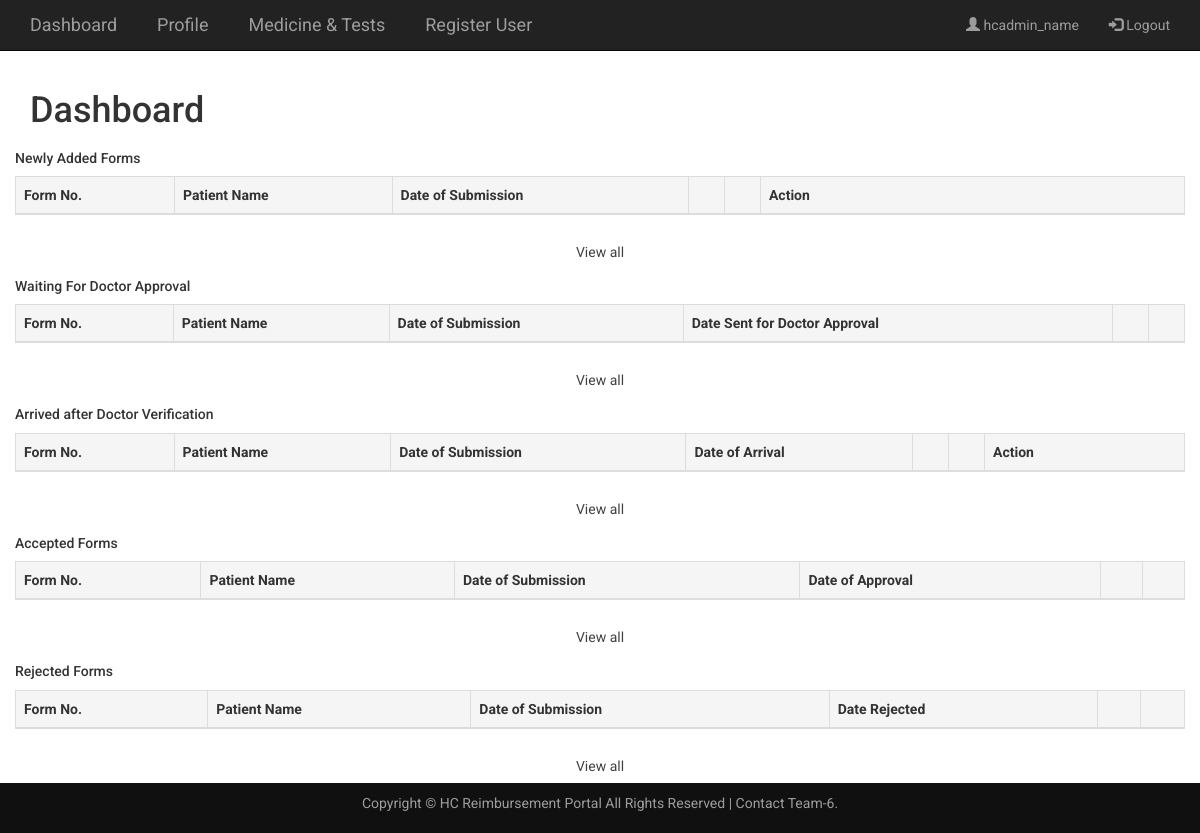
/user/hcadmin_dashboard (signed in), run on an earlier commit of the app's database.
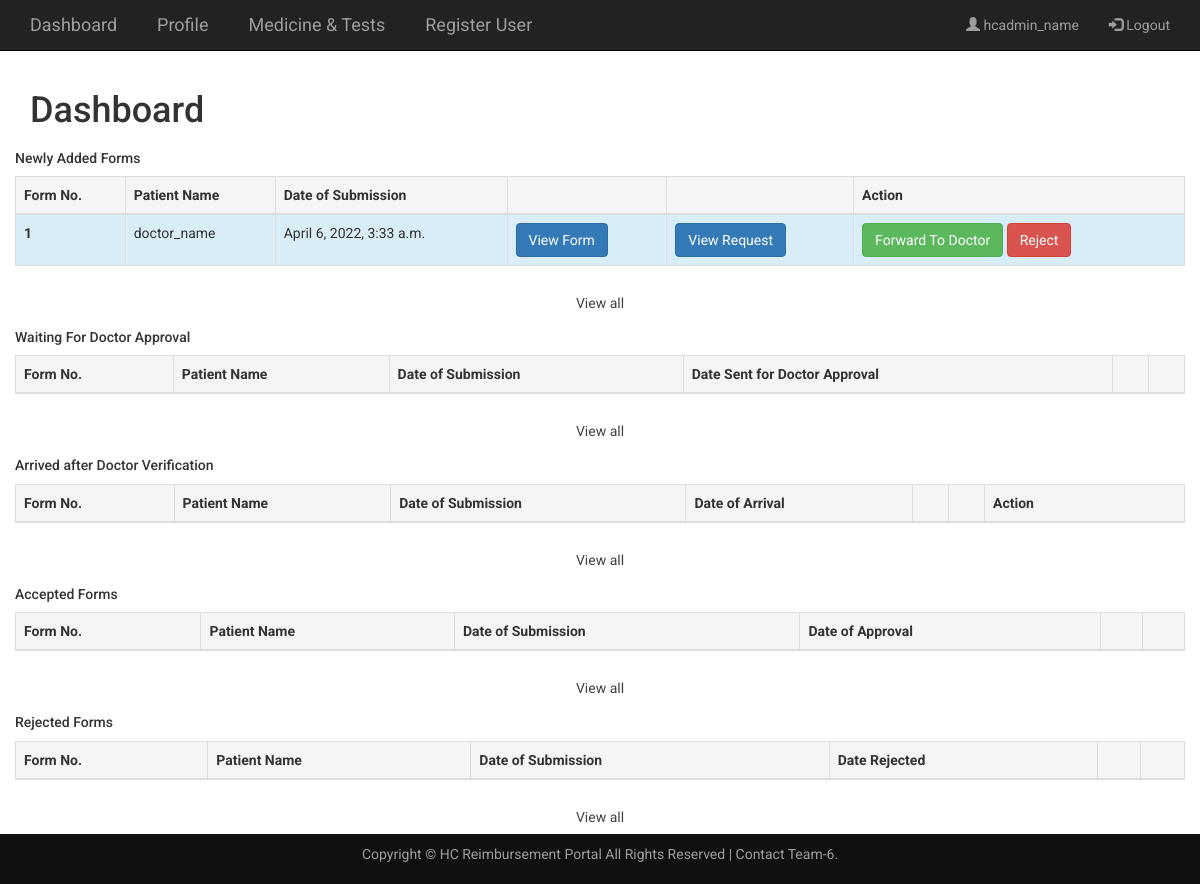
And on a later commit of the database.
### user/models.py (models this page shows, shortened)
class HCAdmin(models.Model):
    admin_id = models.AutoField(primary_key=True)
    user = models.ForeignKey(User, on_delete=models.CASCADE)

class User(models.Model):
    user_id = models.AutoField(primary_key=True)
    name = models.CharField(max_length=120, blank=False)
    username = models.CharField(max_length=40, unique=True, blank=False)
    roll = models.CharField(max_length=6, unique=True, blank=False)
    email = models.EmailField(max_length=100, unique=True, blank=False)
    password = models.CharField(max_length=100, blank=False)
    contact = models.CharField(max_length=10, default="N/A", blank=False)
    address = models.CharField(max_length=400, default="N/A", blank=False)
    designation = models.CharField(max_length=120, blank=False)
    roles = models.CharField(max_length=10, blank=False)  # patient doctor hcadmin accounts

class Transaction(models.Model):
    transaction_id = models.AutoField(primary_key=True)
    form = models.ForeignKey(Form, on_delete=models.CASCADE)
    status = models.CharField(max_length=50)
    reimbursement_amount = models.DecimalField(max_digits=7, decimal_places=2, default=0, blank=False)
    feedback = models.CharField(max_length=400, default="N/A", blank=False)
    created_date = models.DateTimeField(default=timezone.now)
    admin_update_date = models.DateTimeField(null=True)
    doctor_update_date = models.DateTimeField(null=True)
    account_sent_date = models.DateTimeField(null=True)
    account_approve_date = models.DateTimeField(null=True)

class Form(models.Model):
    form_id = models.AutoField(primary_key=True)
    patient = models.ForeignKey(Patient, on_delete=models.CASCADE)
    patient_name = models.CharField(max_length=120, default="N/A", blank=False)
    relationship = models.CharField(max_length=20, default="N/A", blank=False)
    hc_medical_advisor = models.ForeignKey(Doctor, on_delete=models.CASCADE)
    consultation_date = models.DateTimeField(max_length=20, blank=False)
    referral_advisor = models.CharField(max_length=120, default="N/A", blank=False)
    consultation_fees = models.DecimalField(max_digits=7, decimal_places=2, default=0, blank=False)
    consultation_visits = models.DecimalField(max_digits=7, decimal_places=2, default=0, blank=False)
    created_date = models.DateTimeField(default=timezone.now)
    file = models.FileField()

### user/views.py (the view)
# urls.py: path("hcadmin_dashboard", views.hcadmin_dashboard_display, name="hcadmin_dashboard_display"),
def hcadmin_dashboard_display(request):
    user = IsLoggedIn(request)
    if user is None: # not already logged in
        messages.error(request, "Kindly login to view the page!")
        return HttpResponseRedirect("/user/logout")
    elif user.roles != "hcadmin": # already logged in but not as hcadmin
        url = role_based_redirection(request)
        return HttpResponseRedirect(url)
    else: # get hcadmin data
        data = {"hcadmin": None, "items": []}
        for hc in HCAdmin.objects.all():
            if hc.user == user:
                data["hcadmin"] = hc
                break
        for t in Transaction.objects.all():
            data["items"].append(
                {
                    "transaction": t,
                    "medicines": FormMedicine.objects.filter(form=t.form),
                    "tests": FormTest.objects.filter(form=t.form),
                }
            )
        return render(request, "hcadmin_dashboard.html", data)

### user/models.py (called while the page is built)
    def __str__(self):
        return str(self.patient_id)

### user/utils.py (called while the page is built)
def IsLoggedIn(request):
    if request.session.has_key("username"):
        try:
            user = User.objects.get(username=request.session["username"])
            return user
        except:
            return None
    else:
        return None

### user/templates/hcadmin_dashboard.html (shortened to what this page needs)
<!DOCTYPE html>
<html>
    <head>
		{% load static %}
		<link href="{% static 'css/bootstrap.min.css' %}" rel="stylesheet">
		<link href="{% static 'css/index.css' %}" rel="stylesheet">
	</head>
	<body>
        <div class="navbar navbar-inverse navbar-fixed-top">
            <div class="container">
                <div class="navbar-header">
                    <a class="navbar-brand" href="/user/hcadmin_dashboard" style="margin-right: 25px;">Dashboard</a>
                    <a class="navbar-brand" href="/user/hcadmin_dashboard/hcadmin_profile" style="margin-right: 25px;">Profile</a>
                    <a class="navbar-brand" href="/user/hcadmin_dashboard/med_and_test" style="margin-right: 25px;">Medicine & Tests</a>
                    <a class="navbar-brand" href="/user/hcadmin_dashboard/signup_admin" style="margin-right: 25px;">Register User</a>
                </div>
                <div class="collapse navbar-collapse" id="myNavbar">
                    <ul class="nav navbar-nav navbar-right">
                        <li><a href = ""><span class = "glyphicon glyphicon-user"></span> {{ hcadmin.user.username }}</a></li>
                        <li><a href = "/user/logout"><span class = "glyphicon glyphicon-log-in"></span> Logout</a></li>
                    </ul>
                </div>
            </div>
        </div>
       <div class="container container-fluid">
            <div class="row">
                <main class="col-md-9 ml-sm-auto col-lg-12 px-md-4 py-4">
                    <h1 class="h1">Dashboard</h1>
                    <div class="row">
                        <div class="col-12 col-xl-8 mb-4 mb-lg-0">
                            <div class="card">
                                <h5 class="card-header">Newly Added Forms</h5>
                                <div class="card-body">
                                    <div class="table-responsive">
                                        <table class="table table-hover table-bordered">
                                            <thead>
                                                <tr>
                                                    <th class = "active" scope="col">Form No.</th>
                                                    <th class = "active" scope="col">Patient Name</th>
                                                    <th class = "active" scope="col">Date of Submission</th>
                                                    <th class = "active" scope="col"></th>
                                                    <th class = "active" scope="col"></th>
                                                    <th class="active action" scope="col" colspan=2>Action</th>
                                                </tr>
                                            </thead>
                                            <tbody>
                                                {% for item in items %}
                                                {% if item.transaction.status == "Form submitted" %}
                                                <tr>
                                                    <th class="info" scope="row">{{ item.transaction.form.form_id }}</th>
                                                    <td class="info">{{ item.transaction.form.patient_name }}</td>
                                                    <td class="info">{{ item.transaction.created_date }}</td>
                                                    <td class="info">
                                                        <button type="button" class="btn btn-primary" data-toggle="modal" data-target="#ViewFormModal{{item.transaction.transaction_id}}">View Form</button>
                                                    </td>
                                                    <td class="info">
                                                        <button type="button" class="btn btn-primary" data-toggle="modal" data-target="#ViewRequestModal{{item.transaction.transaction_id}}">View Request</button>
                                                    </td>
                                                    <td class="info" colspan="2">
                                                        <button type="button" class="btn btn-success" data-toggle="modal" data-target="#AcceptModal{{item.transaction.transaction_id}}">Forward To Doctor</button>
                                                        <button type="button" class="btn btn-danger" data-toggle="modal" data-target="#RejectDisplayModal{{item.transaction.transaction_id}}">Reject</button>
                                                    </td>
                                                </tr>
                                                {% endif %}
                                                {% endfor %}
                                            </tbody>
                                        </table>
                                    </div>
                                <a href="#" class="btn btn-block btn-light">View all</a>
                            </div>
                        </div>
                    </div>
                    </div>
                    <div class="row">
                            <div class="col-12 col-xl-8 mb-4 mb-lg-0">
                                <div class="card">
                                    <h5 class="card-header">Waiting For Doctor Approval</h5>
                                    <div class="card-body">
                                        <div class="table-responsive">
                                            <table class="table table-hover table-bordered">
                                                <thead>
                                                    <tr>
                                                        <th class = "active" scope="col">Form No.</th>
                                                        <th class = "active" scope="col">Patient Name</th>
                                                        <th class = "active" scope="col">Date of Submission</th>
                                                        <th class = "active" scope="col">Date Sent for Doctor Approval</th>
                                                        <th class = "active" scope="col"></th>
                                                        <th class = "active" scope="col"></th>
                                                    </tr>
                                                </thead>
                                            </table>
                                        </div>
                                    <a href="#" class="btn btn-block btn-light">View all</a>
                                </div>
                            </div>
                        </div>
                    </div>
                    <div class="row">
                        <div class="col-12 col-xl-8 mb-4 mb-lg-0">
                            <div class="card">
                                <h5 class="card-header">Arrived after Doctor Verification</h5>
                                <div class="card-body">
                                    <div class="table-responsive">
                                        <table class="table table-hover table-bordered">
                                            <thead>
                                                <tr>
                                                    <th class = "active" scope="col">Form No.</th>
                                                    <th class = "active" scope="col">Patient Name</th>
                                                    <th class = "active" scope="col">Date of Submission</th>
                                                    <th class = "active" scope="col">Date of Arrival</th>
                                                    <th class = "active" scope="col"></th>
                                                    <th class = "active" scope="col"></th>
                                                    <th class="action active" scope="col">Action</th>
                                                </tr>
                                            </thead>
                                        </table>
                                    </div>
                                <a href="#" class="btn btn-block btn-light">View all</a>
                            </div>
                        </div>
                     </div>
                    </div>
                    <div class="row">
                        <div class="col-12 col-xl-8 mb-4 mb-lg-0">
                            <div class="card">
                                <h5 class="card-header">Accepted Forms</h5>
                                <div class="card-body">
                                    <div class="table-responsive">
                                        <table class="table table-hover table-bordered">
                                            <thead>
                                                <tr>
                                                    <th class = "active" scope="col">Form No.</th>
                                                    <th class = "active" scope="col">Patient Name</th>
                                                    <th class = "active" scope="col">Date of Submission</th>
                                                    <th class = "active" scope="col">Date of Approval</th>
                                                    <th class = "active" scope="col"></th>
                                                    <th class = "active" scope="col"></th>
                                                </tr>
                                            </thead>
                                        </table>
                                    </div>
                                <a href="#" class="btn btn-block btn-light">View all</a>
                            </div>
                        </div>
                        </div>
                    </div>
                    <div class="row">
                        <div class="col-12 col-xl-8 mb-4 mb-lg-0">
                            <div class="card">
                                <h5 class="card-header">Rejected Forms</h5>
                                <div class="card-body">
                                    <div class="table-responsive">
                                        <table class="table table-hover table-bordered">
                                            <thead>
                                                <tr>
                                                    <th class = "active" scope="col">Form No.</th>
                                                    <th class = "active" scope="col">Patient Name</th>
                                                    <th class = "active" scope="col">Date of Submission</th>
                                                    <th class = "active" scope="col">Date Rejected</th>
                                                    <th class = "active" scope="col"></th>
                                                    <th class = "active" scope="col"></th>
                                                </tr>
                                            </thead>
                                        </table>
                                    </div>
                                <a href="#" class="btn btn-block btn-light">View all</a>
                            </div>
                        </div>
                        </div>
                    </div>
                </main>
            </div>
            <div class="push"></div>
        </div>
		<footer class = "navbar-fixed-bottom">
            <div class="container">
                <center>
                    <p>
                        Copyright &copy; HC Reimbursement Portal All Rights Reserved | Contact Team-6.
                    </p>
                </center>
            </div>
        </footer>
	</body>
</html>

### user/static/css/index.css (style rules this page uses)
html, body { width: 100%; height: 100%; margin: 0; font-family: 'Roboto', sans-serif; }
a { text-decoration: none; background-color: transparent; color: #444040; }
footer { background-color: #101010; color: #9d9d9d; padding: 10px 0; height: 50px; width: 100%; }
footer, .push { height: 50px; }

### user/templates/hcadmin_dashboard.html (style rules this page uses)
.action { width: 200px; }
.navbar { box-shadow: inset 0 -1px 0 rgba(0, 0, 0, .1); }
@media (min-width: 767.98px) { .navbar { top: 0; position: sticky; z-index: 999; } }

What changed in the data, as far as the page shows it:
added Transaction: transaction.form.form_id "1", transaction.form.patient_name "doctor_name", transaction.created_date "April 6, 2022, 3:33 a.m."
